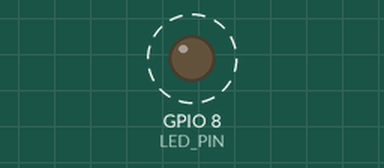
This sketch was run on a simulated ESP32-C6. Parts: output pins drawn as LEDs (lit = HIGH). Dashed ring = blinking. What the sketch prints to the serial monitor is not drawn.

Above: at 3.1 s.
Timing chart, 0 to 6.8 s (numbered marks = the images above):
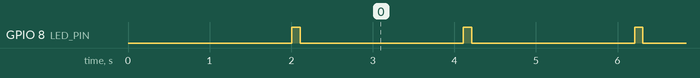

Measured:
- by itself, GPIO 8 (LED_PIN): alternates HIGH for 0.10 s and LOW for 2.0 s

The sketch:

ESP32_Simple_Debug.ino
```cpp
/*
 * ESP32-C6 Simple Debug Test
 * Minimal code to test basic functionality
 */

// Pin Definitions
#define LED_PIN 8           // Status LED

void setup() {
  // Initialize serial communication
  Serial.begin(115200);
  delay(2000);  // Give time for serial to initialize

  Serial.println("\n=== ESP32-C6 Simple Debug Test ===");
  Serial.println("Starting basic functionality test...");

  // Initialize LED pin
  pinMode(LED_PIN, OUTPUT);

  Serial.println("LED pin initialized");
  Serial.println("Setup complete - entering main loop");
}

void loop() {
  static unsigned long lastPrint = 0;
  static int counter = 0;

  // Print debug message every 2 seconds
  if (millis() - lastPrint >= 2000) {
    counter++;
    Serial.println("Loop iteration: " + String(counter) + " - Time: " + String(millis()) + "ms");

    // Blink LED
    digitalWrite(LED_PIN, HIGH);
    delay(100);
    digitalWrite(LED_PIN, LOW);

    lastPrint = millis();
  }

  delay(100);  // Small delay
}
```
